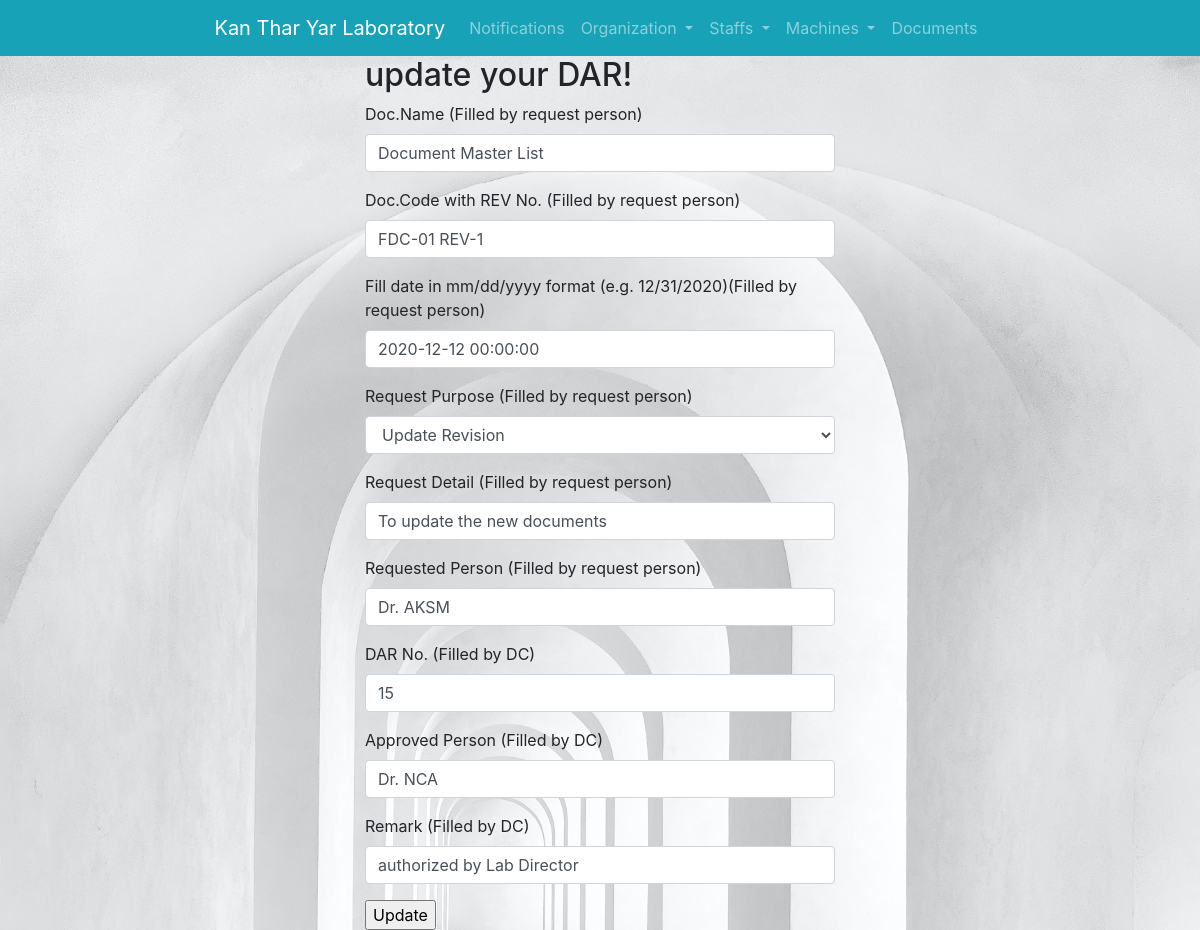
Page /documents/dar/2/update/ on the committed database.
### documents/models.py (models this page shows, shortened)
class dar(models.Model):
    DEPARTMENTS = (('DC', 'DC'), ('QMS', 'QMS'), ('AD', 'AD'), ('ML', 'ML'),)
    DOC_TYPES = (('Manual', 'Manual'), ('Procedure', 'Procedure'), ('Form', 'Form'), ('WI', 'WI'), ('Others', 'Others'),)
    PURPOSE = (('Create New Document', 'Create New Document'), ('Update Revision', 'Update Revision'),)
    name = models.CharField('Doc.Name (Filled by request person)',max_length=100, blank=True, null=True)
    code = models.CharField('Doc.Code with REV No. (Filled by request person)',max_length=100, blank=True, null=True)
    received_date = models.DateTimeField('Fill date in mm/dd/yyyy format (e.g. 12/31/2020)(Filled by request person)',
                                       auto_now_add=False, auto_now=False,blank=True, null=True)
    purpose = models.CharField('Request Purpose (Filled by request person)',max_length=100, blank=True, null=True, choices=PURPOSE)
    detail = models.CharField('Request Detail (Filled by request person)',max_length=200, blank=True, null=True)
    requested_by = models.CharField('Requested Person (Filled by request person)',max_length=100, blank=True, null=True)
    dar_no = models.CharField('DAR No. (Filled by DC)',max_length=100, blank=True, null=True)
    approved_by = models.CharField('Approved Person (Filled by DC)',max_length=100, blank=True, null=True)
    remark = models.CharField('Remark (Filled by DC)',max_length=100, blank=True, null=True)

### documents/views.py (the view)
# urls.py: path('dar/<int:pk>/update/', views.dar_update.as_view(),  name="dar_update"),
class dar_update(UpdateView):
    template_name = 'documents/dar/dar_update.html'
    model = dar
    fields = '__all__'
    success_url = reverse_lazy('documents:dar_list')

### documents/templates/documents/dar/dar_update.html
{% extends 'base_layout.html' %}
{% block content %}
{% load crispy_forms_tags %}
    <div class="container" style="width:500px">
        <h2>update your DAR!</h2>
        <form method="post">{% csrf_token %}
            {{ form|crispy }}
        <input type="submit" value="Update">
        </form>
    </div>
{% endblock %}

### assets/styles.css (style rules this page uses)
body { background-color: #0f121f; background-image: url('/static/feathers.jpg'); background-repeat-y: no-repeat; background-size: cover; color: #fff; }

### rows in the picture
dar: name "Document Master List", code "FDC-01 REV-1", received_date "2020-12-12 00:00:00", purpose "Update Revision", detail "To update the new documents", requested_by "Dr. AKSM", dar_no "15", approved_by "Dr. NCA", remark "authorized by Lab Director"
